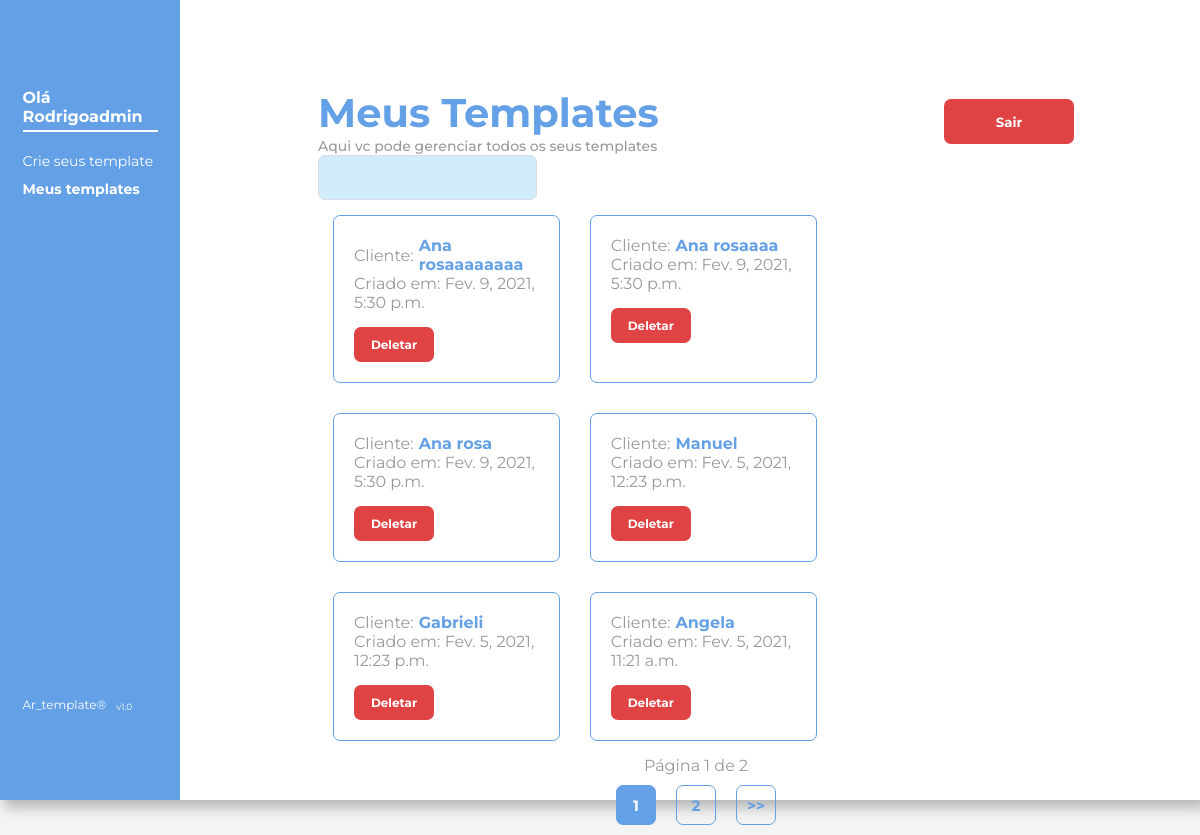
The page /meus_templates (signed in) on the database as committed earlier.
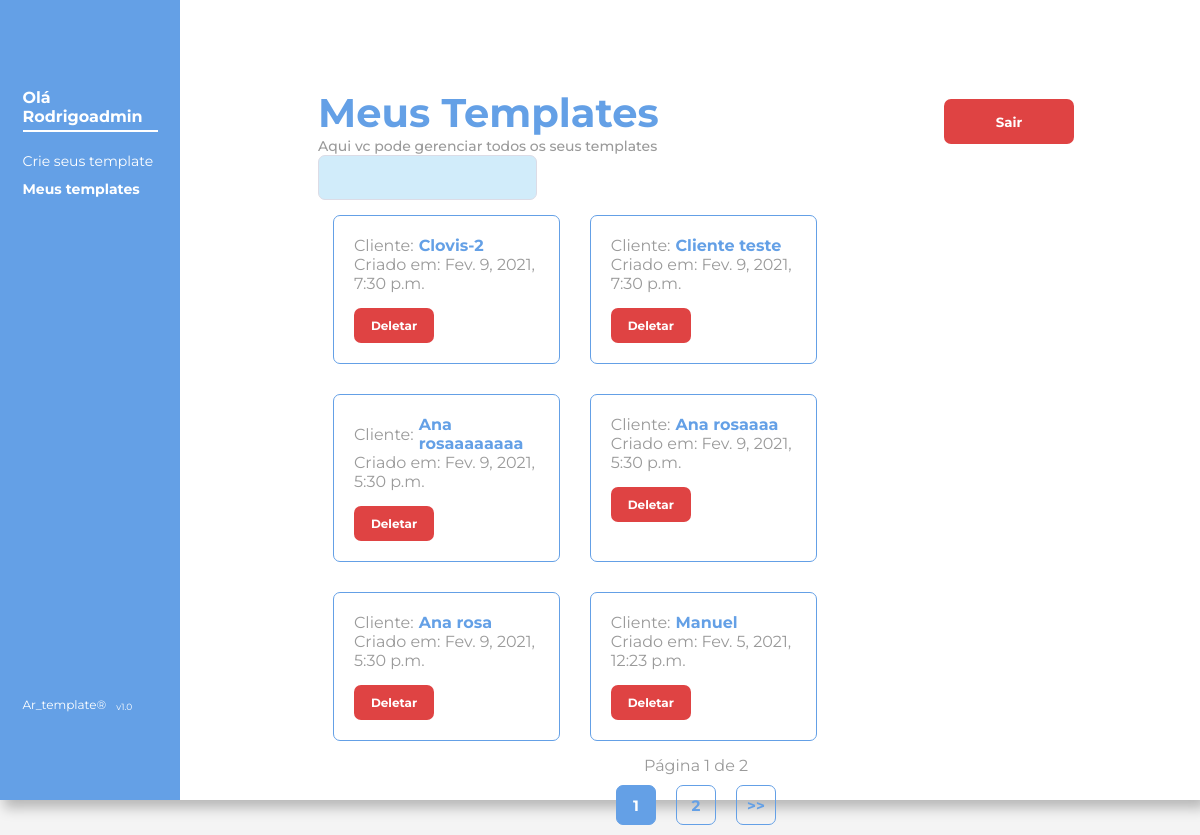
The same page on the database as committed later.
### criador_de_template/models.py (models this page shows, shortened)
class Cliente(models.Model):
    cliente = models.CharField(max_length=50, null=False, primary_key=True, blank=False)
    criacao = models.DateTimeField(auto_now=True)

### administracao_clientes/views.py (the view)
@login_required
def meus_templates(request):
    lista_de_clientes = Cliente.objects.all().order_by('-criacao')
    paginador = Paginator(lista_de_clientes, 6)
    pagina = request.GET.get('page')
    clientes = paginador.get_page(pagina)
    return render(request, 'meus_templates.html', {'clientes': clientes})

### administracao_clientes/templates/meus_templates.html (shortened to what this page needs)
{% extends 'base.html' %}
{% load static %}
{% load icon %}
{% block content %} <link rel="stylesheet" href="{% static 'estilo/criar_template.css' %}"> {% endblock %}
{% block main %}
<main>
    <div class="container-esquerdo">
        <div class="container-menor-esquerdo">
            <div>
                <h3>Olá {{ user.username.capitalize }}</h3>
                <nav>
                    <ul>
                        <li>
                            <a href="{% url 'cria-template' %}">Crie seus template</a>
                        </li>
                        <li id="nesta-pagina">
                            Meus templates
                        </li>
                    </ul>
                </nav>
            </div>
            <span>Ar_template® <p> v1.0</p></span>
        </div>
    </div>
    <div class="container-direito">
        <div class="container-menor-direito">
            <div class="login-cadastro-nome">
                <h2>
                    Meus Templates
                    <p>Aqui vc pode gerenciar todos os seus templates</p>
                </h2>
                <form  method="post" action="{% url 'sair' %}">
                    <button type="submit" class="btn-red">
                        Sair
                    </button>
                </form>
            </div>
            <div class="pesquisa">
                <input type="text">
            </div>
            <div class="clientes">
                {% for cliente in clientes %}
                <div class="clientes-itens">
                    <p>Cliente: <b> {{ cliente.cliente }}</b> </p>
                    <p>Criado em: {{ cliente.criacao }}</p>
                    <div class="delete">
                        <a href="{% url 'deletar' cliente.cliente %}" class="btn-red">Deletar</a>
                    </div>
                </div>
                {% endfor %}
            </div>
            <div class="paginador">
                <div>
                    Página {{ clientes.number }} de {{ clientes.paginator.num_pages }}
                </div>
                <div>
                    <span class="nesta-pagina">
                        {{ clientes.number }}
                    </span>
                    {% if clientes.has_next %}
                    <span>
                        <a href="?page={{ clientes.next_page_number }}">{{ clientes.next_page_number }}</a>
                    </span>
                    <span>
                        <a href="?page={{ clientes.paginator.num_pages }}">>></a>
                    </span>
                    {% endif %}
                </div>
            </div>
        </div>
    </div>
</main>
{% endblock %}

### templates/base.html (shortened to what this page needs)
{% load static %}
<!DOCTYPE html>
<html lang="pt-br">
<head>
    <link rel="stylesheet" href="{% static 'estilo/style_base.css' %}">
    {% block content %}{% endblock %}
</head>
<body>
    {% block main %}
    {% endblock %}
</body>
</html>

### static/estilo/style_base.css (style rules this page uses)
* { font-family: 'Montserrat' ,'Roboto', sans-serif; color: #9A9A9A; margin: 0px; padding: 0px; box-sizing: border-box; }
body { background-color: #F4F4F4; width: 100%; height: 100vh; display: flex; justify-content: center; align-items: center; }
main { width: 100%; max-width: 100vw; height: 100vh; display: flex; justify-content: space-between; box-shadow: 5px 7px 12px 1px rgba(0, 0, 0, 0.25); background-color: white; align-self: center; flex-wrap: wrap; }
.container-menor-esquerdo, .container-menor-direito { height: 78vh; width: 75%; display: flex; flex-direction: column; justify-content: space-between; align-items: flex-start; }
span { width: 100%; display: flex; align-items: flex-end; justify-content: flex-start; font-size: 18px; }
span p { font-size: 14px; margin-left: 10px; }

### static/estilo/criar_template.css (style rules this page uses)
.container-esquerdo { width: 50%; display: flex; flex-direction: column; align-items: center; justify-content: center; }
.container-esquerdo { background-color: #64A0E6; width: 15vw; }
h3 { font-size: 100%; color: white; border-bottom: 2px solid white; padding-bottom: 4px; margin-bottom: 20px; }
.container-menor-esquerdo { width: 75%; display: flex; flex-direction: column; justify-content: space-between; align-items: flex-start; transition: 2s ease-in-out; }
span { font-size: 12px; color: white; }
span p { font-size: 9px; margin-left: 10px; color: white; }
nav { font-size: 14px; color: white; }
#nesta-pagina { font-size: 14px; color: white; font-weight: 700; }
nav ul { list-style: none; }
nav ul li { display: flex; align-items: center; margin-bottom: 10px; }
ul a { text-decoration: none; color: white; }
.container-direito { width: 84%; display: flex; flex-direction: column; align-items: center; justify-content: center; }
.container-menor-direito { display: flex; width: 75%; flex-direction: column; justify-content: space-between; align-items: center; }
.login-cadastro-nome { width: 100%; display: flex; justify-content: space-between; align-items: center; }
h2 { font-size: 40px; color: #64A0E6; }
h2 p { font-size: 14px; font-weight: 500; }
.btn-red { height: 45px; width: 130px; display: flex; justify-content: center; align-items: center; text-decoration: none; background-color: #DF4343; font-weight: 700; border-radius: 7px; color: white; border: none; }
input { width: 100%; height: 45px; background-color: #d1ecfa; border: 1px solid #dcdce6; border-radius: 7px; padding-left: 4vw; transition: 1s ease-in-out; transition: border , 0.4s; }
.clientes { display: flex; width: 100%; flex-wrap: wrap; }
.clientes-itens { width: 30%; margin: 15px; display: flex; flex-direction: column; border: 1px solid #64A0E6; border-radius: 7px; padding: 20px; }
.clientes-itens p { display: flex; align-items: center; }
.clientes-itens p b { color: #64A0E6; margin-left: 5px; }
.clientes-itens .btn-red { width: 80px; height: 35px; margin-top: 15px; font-size: 12px; }
.pesquisa { display: flex; align-self: flex-start; position: relative; align-items: center; }
.paginador { display: flex; flex-direction: column; }
.paginador div { display: flex; justify-content: space-around; }
.paginador div span { height: 40px; width: 40px; border:1px solid #64A0E6; border-radius: 7px; font-size: 15px; display: flex; align-items: center; justify-content: center; margin: 10px; font-weight: 700; }
span a { text-decoration: none; color: #64A0E6; }
.nesta-pagina { font-weight: 700; color: white; background-color: #64A0E6; }

Rows that differ between the two databases and show on the page:
no longer on this page (row unchanged): Cliente: cliente "Gabrieli", criacao "Fev. 5, 2021, 12:23 p.m."
no longer on this page (row unchanged): Cliente: cliente "Angela", criacao "Fev. 5, 2021, 11:21 a.m."
added Cliente: cliente "Clovis-2", criacao "Fev. 9, 2021, 7:30 p.m."
added Cliente: cliente "Cliente teste", criacao "Fev. 9, 2021, 7:30 p.m."
